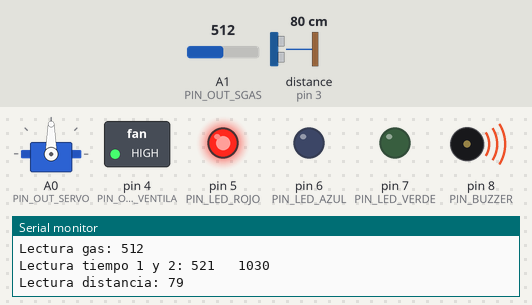
Recording of a sketch running on a simulated Arduino Uno, built with avr-gcc and run on an emulated ATmega328P. Parts: servo, switched loads named in the sketch (green lamp = pin HIGH), output pins drawn as LEDs (lit = HIGH), buzzer (waves = sounding), the last lines printed to the serial monitor. Wiring (inferred from the names in the program): ultrasonic range finder: trigger pin 2; echo pin 3. The inputs (shaded band) are chosen by the test bench; at power-on: A1 (PIN_OUT_SGAS) = 512, distance to the obstacle (sensor on pin 3) 80 cm. The echo pulse lasts 58.3 µs per cm; pins used as bus, display or sensor lines are not drawn.

Above: at 1.2 s.
1.3 s: A1 (PIN_OUT_SGAS) set to 492
At 2.4 s:
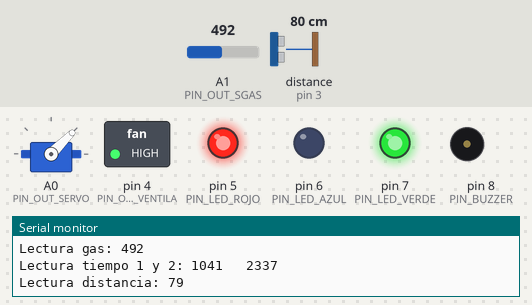
4.3 s: A1 (PIN_OUT_SGAS) set to 511
At 4.83 s:
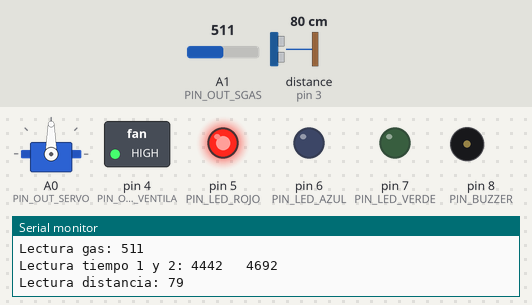
7.3 s: A1 (PIN_OUT_SGAS) set to 306
At 7.6 s:
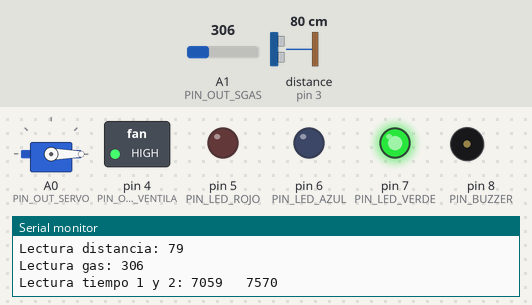
8.8 s: A1 (PIN_OUT_SGAS) set to 386
11.8 s: A1 (PIN_OUT_SGAS) set to 413
At 13.1 s:
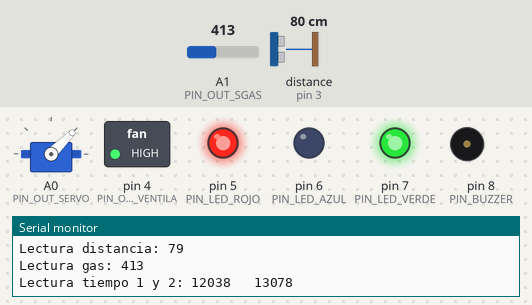
Timing chart, 0 to 17.5 s (numbered marks = the images above; inputs shaded):
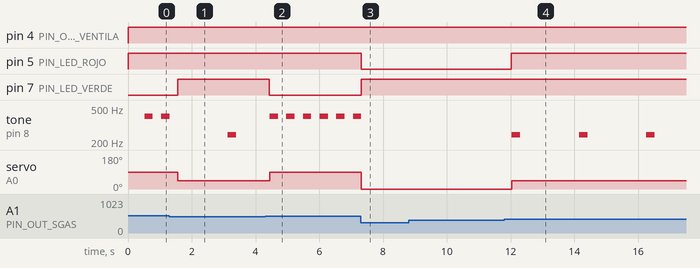

The sketch:

sketch.ino
```cpp
#include <Servo.h>


/*
La idea que he tenido es un un sensor de gas para una nave industrial, donde puede haber acumulacion de gas
de algun tipo. A traves del led se indica el nivel de gas, verde seria nada, azul nivel medio y rojo nivel
de seguridad sobrepasado. Con nivel medio se abriria una tampilla(representado por el servo) o
puerta/ventana 45º para ventilar, si se llega a nivel alto se abriria esa trampilla 90º y se activaria
un ventilador para ayudar a desalojar el gas(estaria representado por el motor CC). Por ultimo hay un
sensor de proximidad que seria un sistema de seguridad por si alguien se acerca a la zona "contaminada por el gas",
y dependiendo de su nivel sonara de una forma u otra.
*/


//SE HA INCLUIDO UN POTENCIOMETRO PARA SIMULAR LOS CAMBIOS DE NIVEL EN EL GAS
//PINES DEL SISTEMA:
const byte PIN_LED_VERDE = 7;
const byte PIN_LED_AZUL = 6;
const byte PIN_LED_ROJO = 5;
const byte PIN_OUT_SGAS = A1;
const byte PIN_OUT_SERVO = A0;
const byte PIN_OUT_VENTILA = 4;
const byte PIN_SONAR_TRIG = 2;
const byte PIN_SONAR_ECHO = 3;
const byte PIN_BUZZER = 8;

Servo servo;


//NIVELES DE GAS (ARROJA VALORES ENTRE 300 Y 650 APROX)
const unsigned GAS_BAJO = 400;
const unsigned GAS_ALTO = 500;

//ROTACIONES DEL SERVO
const unsigned APERTURA_MEDIA = 45;
const unsigned APERTURA_COMPLETA = 90;
const unsigned CIERRE_SERVO = 0;

//CONSTANTES DE TIEMPO
const unsigned long REFRESCO = 250;
const unsigned long TIEMPO_ALARMA_ADVERTENCIA = 2000;
const unsigned long TIEMPO_ALARMA_PELIGRO = 500;

//CONTROL DE TIEMPO
unsigned long tiempo1 = 0;
unsigned long tiempo2 = 0;

//DISTANCIAS DE SONAR (EL SONAR DA DISTANCIAS ENTRE 2-400CM APROX)
const unsigned DISTANCIA_CERCA = 100;
const unsigned DISTANCIA_LEJOS = 250;

//TONO DE BUZZER
const unsigned TONO_ALARMA_ADVERTENCIA = 244;
const unsigned TONO_ALARMA_PELIGRO = 400;


//Cálculo para la distancia - FUNCION EXTRAIDA DE https://www.hwlibre.com/hc-sr04/#Pinout_y_datasheets
int obtenerDistanciaSonar(byte TriggerPin, byte EchoPin) {
   long duration, distanceCm;

   digitalWrite(TriggerPin, LOW);  //para generar un pulso limpio ponemos a LOW 4us
   delayMicroseconds(4);
   digitalWrite(TriggerPin, HIGH);  //generamos Trigger (disparo) de 10us
   delayMicroseconds(10);
   digitalWrite(TriggerPin, LOW);

   duration = pulseIn(EchoPin, HIGH);  //medimos el tiempo entre pulsos, en microsegundos

   distanceCm = duration * 10 / 292/ 2;   //convertimos a distancia, en cm
   return distanceCm;
}


void setup()
{
 pinMode(PIN_LED_VERDE, OUTPUT);
 pinMode(PIN_LED_AZUL, OUTPUT);
 pinMode(PIN_LED_ROJO, OUTPUT);
 pinMode(PIN_OUT_SGAS, INPUT);

 servo.attach(PIN_OUT_SERVO);

 pinMode(PIN_OUT_VENTILA, OUTPUT);

 pinMode(PIN_SONAR_TRIG, OUTPUT);
 pinMode(PIN_SONAR_ECHO, INPUT);

 Serial.begin(9600);
 tiempo1 = millis();
}


void loop()
{
 tiempo2 = millis(); // control de tiempo sin usar delay: https://hetpro-store.com/TUTORIALES/arduino-millis/

  //DEBUG CONSOLA
  unsigned long lectGas = analogRead(PIN_OUT_SGAS);
  Serial.print("Lectura gas: ");
  Serial.println(lectGas);
  Serial.print("Lectura tiempo 1 y 2: ");
  Serial.print(tiempo1);
   Serial.print("   ");
  Serial.println(tiempo2);

  //CONTROL LEDS SEGUN NIVELES DE GAS ENTRE 0 Y 99
  //SE USA UN POTENCIOMETRO PARA SIMULAR LOS CAMBIOS DE NIVEL DE GAS
  digitalWrite(PIN_LED_VERDE, lectGas <= GAS_BAJO ? HIGH : LOW);
  digitalWrite(PIN_LED_ROJO, lectGas > GAS_ALTO ? HIGH : LOW);

  if(lectGas > GAS_BAJO && lectGas<=GAS_ALTO) {
  	digitalWrite(PIN_LED_AZUL,LOW);
    digitalWrite(PIN_LED_ROJO,HIGH);
    digitalWrite(PIN_LED_VERDE,HIGH);

  }

  unsigned distancia_sonar = obtenerDistanciaSonar(PIN_SONAR_TRIG, PIN_SONAR_ECHO);
  Serial.print("Lectura distancia: ");
  Serial.println(distancia_sonar);

  //ABRIR TRAMPILLA SI HAY NIVELES DE GAS MEDIO
  if(lectGas > GAS_BAJO && lectGas<=GAS_ALTO){
  	servo.write(APERTURA_MEDIA);	//45º
    if(distancia_sonar<=DISTANCIA_CERCA){ 				//SI HAY UNA PERSONA PROXIMA
      													//A LA FUENTE DE EMISION DE GAS (DISTANCIA CERCA)
        if(tiempo2>tiempo1+TIEMPO_ALARMA_ADVERTENCIA){	//SONAR ALARMA COMO ADVERTENCIA
          tiempo1 = millis();
          tone(PIN_BUZZER, TONO_ALARMA_ADVERTENCIA);
        } else noTone(PIN_BUZZER);
    }

  }else if (lectGas > GAS_ALTO){
    servo.write(APERTURA_COMPLETA);    //90º
    digitalWrite(PIN_OUT_VENTILA,HIGH); //ENCENDER VENTILACION

      if(distancia_sonar<=DISTANCIA_LEJOS){ 		//SI HAY UNA PERSONA EN LA SALA (DISTANCIA LEJOS)
        if(tiempo2>tiempo1+TIEMPO_ALARMA_PELIGRO){	//DEBIDO A LOS ALTOS NIVELES DE GAS, SONAR ALARMA DE PELIGRO!
          tiempo1 = millis();
          tone(PIN_BUZZER, TONO_ALARMA_PELIGRO);
        } else noTone(PIN_BUZZER);
    }


    if(distancia_sonar<=DISTANCIA_LEJOS){

    }

  }else {
    noTone(PIN_BUZZER);
    servo.write(CIERRE_SERVO); //CERRAR

  }
  delay(REFRESCO);
}
```

Measured:
- the behaviour switches between 501 and 500 on A1 (PIN_OUT_SGAS) (found by bisection; images 0 and 1)
- the behaviour switches between 400 and 401 on A1 (PIN_OUT_SGAS) (found by bisection; images 3 and 4)
- after the input at 1.3 s, pin 7 (PIN_LED_VERDE): LOW → HIGH after 0.25 s; servo on A0 (PIN_OUT_SERVO): 90° → 45° after 0.27 s
- after the input at 4.3 s, pin 7 (PIN_LED_VERDE): HIGH → LOW after 0.13 s; servo on A0 (PIN_OUT_SERVO): 45° → 90° after 0.14 s
- after the input at 7.3 s, pin 5 (PIN_LED_ROJO): HIGH → LOW at once; pin 7 (PIN_LED_VERDE): LOW → HIGH at once; tone on pin 8 (PIN_BUZZER): goes on until 7.3 s, then stays silent; servo on A0 (PIN_OUT_SERVO): 90° → 0° at once
- after the input at 11.8 s, pin 5 (PIN_LED_ROJO): LOW → HIGH after 0.23 s; tone on pin 8 (PIN_BUZZER): alternates 244 Hz for 0.26 s and silent for 1.8 s, starting after 0.24 s; servo on A0 (PIN_OUT_SERVO): 0° → 45° after 0.24 s
- by itself, tone on pin 8 (PIN_BUZZER): alternates 400 Hz for 0.26 s and silent for 0.26 s
